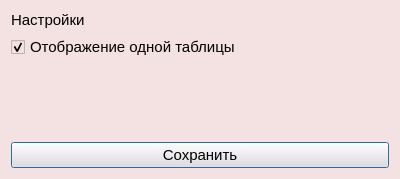
<?xml version="1.0" encoding="UTF-8"?>
<ui version="4.0">
 <class>Dialog</class>
 <widget class="QDialog" name="Dialog">
  <property name="geometry">
   <rect>
    <x>0</x>
    <y>0</y>
    <width>400</width>
    <height>179</height>
   </rect>
  </property>
  <property name="windowTitle">
   <string>Настройки</string>
  </property>
  <property name="styleSheet">
   <string notr="true">QWidget {
    background-color: rgb(244,226,226);
	font-size: 15px;
	font-weight: 300;
}</string>
  </property>
  <layout class="QVBoxLayout" name="verticalLayout">
   <item>
    <widget class="QLabel" name="label">
     <property name="sizePolicy">
      <sizepolicy hsizetype="Preferred" vsizetype="Fixed">
       <horstretch>0</horstretch>
       <verstretch>0</verstretch>
      </sizepolicy>
     </property>
     <property name="text">
      <string>Настройки</string>
     </property>
    </widget>
   </item>
   <item>
    <widget class="QCheckBox" name="AllTablesCheckBox">
     <property name="sizePolicy">
      <sizepolicy hsizetype="Preferred" vsizetype="Fixed">
       <horstretch>0</horstretch>
       <verstretch>0</verstretch>
      </sizepolicy>
     </property>
     <property name="toolTip">
      <string>При открытии списка таблиц базы данных все остальные скрываются</string>
     </property>
     <property name="layoutDirection">
      <enum>Qt::LayoutDirection::LeftToRight</enum>
     </property>
     <property name="text">
      <string>Отображение одной таблицы</string>
     </property>
     <property name="checked">
      <bool>true</bool>
     </property>
    </widget>
   </item>
   <item>
    <spacer name="verticalSpacer">
     <property name="orientation">
      <enum>Qt::Orientation::Vertical</enum>
     </property>
     <property name="sizeHint" stdset="0">
      <size>
       <width>20</width>
       <height>40</height>
      </size>
     </property>
    </spacer>
   </item>
   <item>
    <widget class="QPushButton" name="SaveChangesButton">
     <property name="text">
      <string>Сохранить</string>
     </property>
    </widget>
   </item>
  </layout>
 </widget>
 <resources/>
 <connections/>
</ui>
